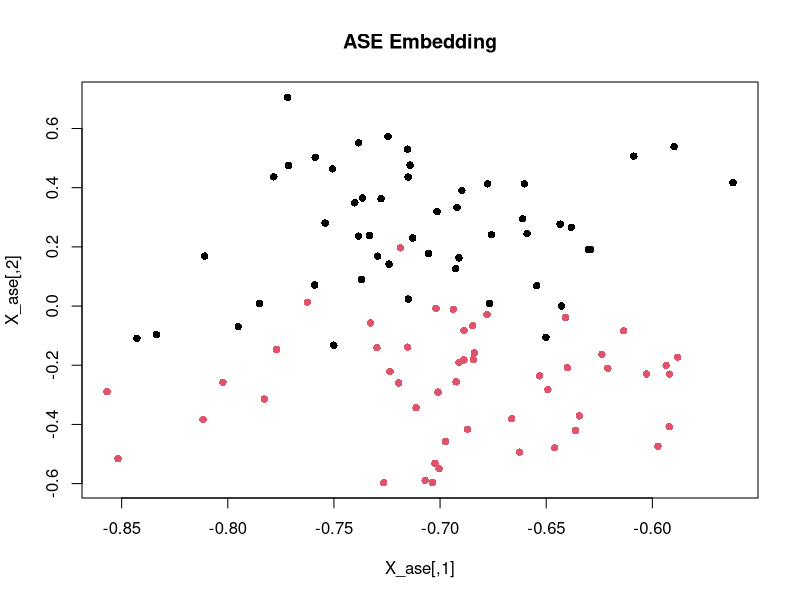
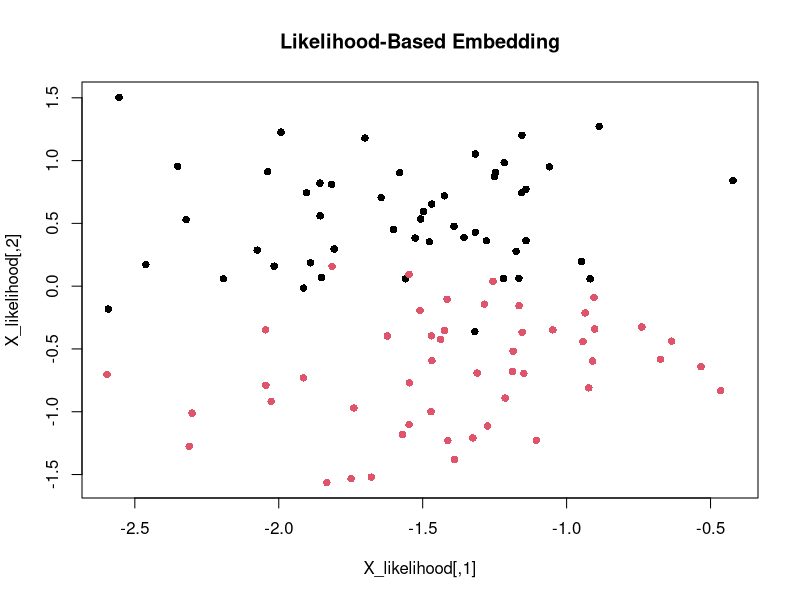

R code for these plots, in order:
library(igraph)
library(mclust)


n <- 100
k <- 2    
p <- 0.7  
q <- 0.5  


block_sizes <- rep(n / k, k)
block_assignments <- unlist(lapply(seq_along(block_sizes), function(x) rep(x, block_sizes[x])))


block_probabilities <- matrix(c(p, q, q, p), nrow = k, ncol = k)


set.seed(142)
g <- sample_sbm(n, pref.matrix = block_probabilities, block.sizes = block_sizes, directed = FALSE)


A <- as_adjacency_matrix(g, sparse = FALSE)


A_noisy <- A
A_noisy[sample(which(A == 1), size = 0.2 * sum(A == 1))] <- 0  #Randomly set 20% of 1's to 0
A_noisy[sample(which(A == 0), size = 0.05 * sum(A == 0))] <- 1  #Add noise (5% of 0's become 1)


optimize_likelihood <- function(A, d, g = function(x) 1 / (1 + exp(-x)), 
                                tol = 1e-5, max_iter = 1000, lr = 0.001, lambda = 0.01, 
                                initial_X = NULL) {
  n <- nrow(A)
  
  #Initialize M as a mask and low-rank approximation (Y = WX)
  M <- ifelse(A == 0, 0, 0.5) * (1 - diag(1, n))
  
  W <- matrix(rnorm(d * d, mean = 0, sd = 0.01), d, d) 
  
  if (is.null(initial_X)) {
    X <- matrix(rnorm(n * d, mean = 0, sd = 0.01), n, d)  
  } else {
    X <- initial_X
  }
  
  clip <- function(x, eps = 1e-6) {
    pmin(pmax(x, eps), 1 - eps)
  }
  
  log_likelihood <- function(A, X, W, g, lambda) {
    P <- clip(g(X %*% t(X)))
    Y <- X %*% W
    M_approx <- Y %*% t(Y)
    A_obs <- A + M_approx
    sum((A_obs * (X %*% t(X)) + log(1 - P))) - lambda * (sum(X^2) + sum(W^2)) -
      sum((M - M_approx)^2)
  }
  
  gradient_X <- function(A, X, W, g, lambda) {
    P <- g(X %*% t(X))
    Y <- X %*% W
    M_approx <- Y %*% t(Y)
    grad_X <- 2 * (A + M_approx - ((1 - (A + M_approx)) * P)) %*% X - 4 * (M - M_approx) %*% Y %*% t(W) - 2 * lambda * X
    return(grad_X)
  }
  
  gradient_W <- function(A, X, W, M) {
    Y <- X %*% W
    M_approx <- Y %*% t(Y)
    grad_W <- -4 * t(X) %*% (M - M_approx) %*% Y - 2 * lambda * W
    return(grad_W)
  }
  
  clip_gradient <- function(grad, max_norm = 1) {
    norm <- sqrt(sum(grad^2))
    if (norm > max_norm) {
      grad <- grad * (max_norm / norm)
    }
    return(grad)
  }
  
  for (iter in 1:max_iter) {
    grad_X <- gradient_X(A, X, W, g, lambda)
    grad_W <- gradient_W(A, X, W, M)
    
    grad_X <- clip_gradient(grad_X) 
    grad_W <- clip_gradient(grad_W) 
    
    X <- X + lr * grad_X 
    W <- W + lr * grad_W 
    
    if (sqrt(sum(grad_X^2) + sum(grad_W^2)) < tol) break
  }
  
  list(X = X, W = W, log_likelihood = log_likelihood(A, X, W, g, lambda))
}


#ASE
ase_embedding <- function(A, d) {
  eig <- eigen(A, symmetric = TRUE)
  X <- eig$vectors[, 1:d] %*% diag(sqrt(eig$values[1:d]))
  return(X)
}

d <- 2
X_ase <- ase_embedding(A_noisy, d)

plot(X_ase, col = block_assignments, pch = 16, main = "ASE Embedding")

#likelihood-based optimization
result <- optimize_likelihood(A_noisy, d = d, lambda = 0.02, lr = 0.005, max_iter = 2000, initial_X = X_ase)

X_likelihood <- result$X
W_likelihood <- result$W

plot(X_likelihood, col = block_assignments, pch = 16, main = "Likelihood-Based Embedding")

#GMM on ASE and likelihood-based embeddings
gmm_ase <- Mclust(X_ase, G = k)
clustering_ase <- gmm_ase$classification

gmm_likelihood <- Mclust(X_likelihood, G = k)
clustering_likelihood <- gmm_likelihood$classification

#ARI
ase_ari <- adjustedRandIndex(block_assignments, clustering_ase)
likelihood_ari <- adjustedRandIndex(block_assignments, clustering_likelihood)

cat("ASE ARI:", ase_ari, "\n")
cat("Likelihood-Based ARI:", likelihood_ari, "\n")
